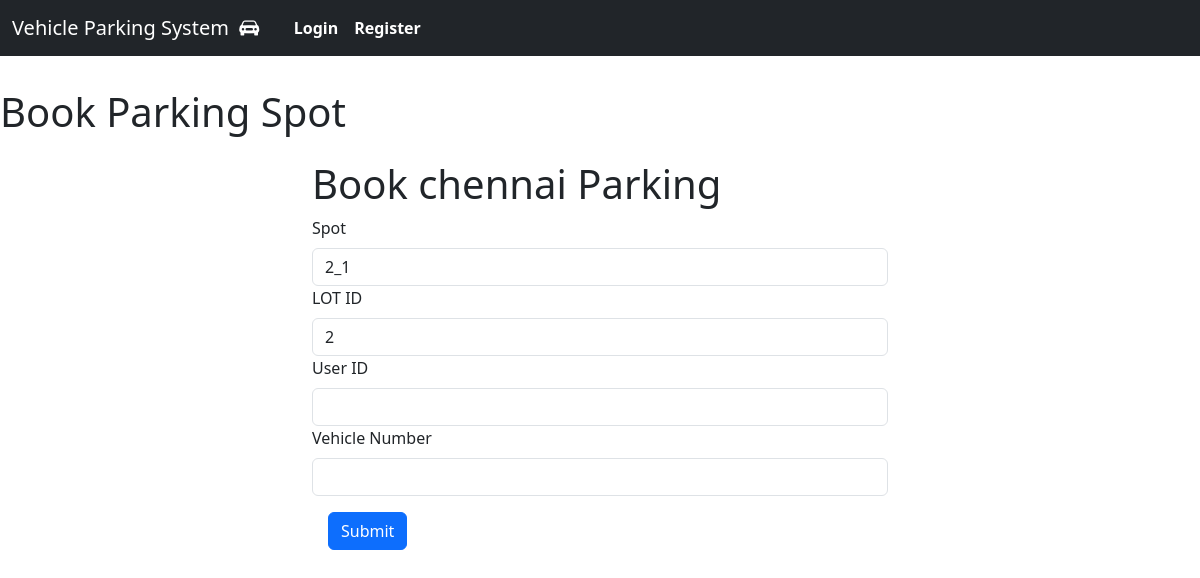
Page /book_parking/2 on the earlier database version.
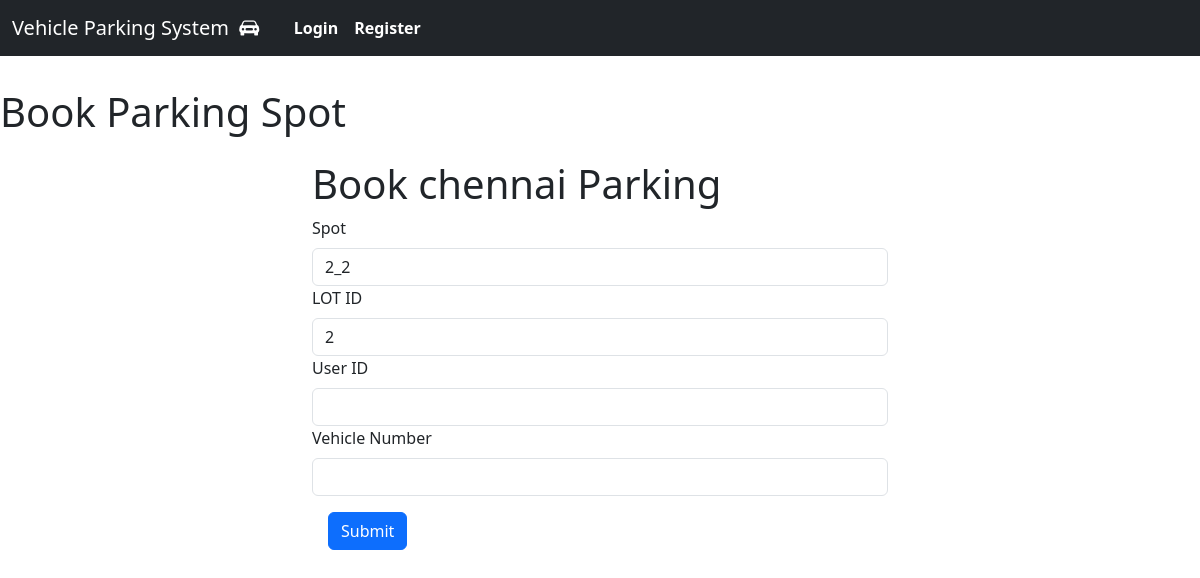
Same page on the later database version.
### controllers/models.py (models this page shows)
class ParkingSpot(db.Model):
    id = db.Column(db.Integer, primary_key=True, autoincrement=True)
    lot_id = db.Column(db.Integer, db.ForeignKey('parking_lot.id'), nullable=False)
    status = db.Column(db.String(1), nullable=False, default='A')
    spot = db.Column(db.String, nullable=False)

### controllers/general_routes.py (the view, shortened to what this page needs)
@app.route('/book_parking/<int:parking_lot_id>', methods=['GET', 'POST'])
def book_parking(parking_lot_id):
    parking_lot = ParkingLot.query.get_or_404(parking_lot_id)
    spot = ParkingSpot.query.filter_by(lot_id=parking_lot.id, status='A').first()
    if not spot:
        flash('No available parking spots in this lot.', 'error')
        return redirect(url_for('user_search_parking'))
    if not parking_lot:
        flash('Parking lot not found.', 'error')
        return redirect(url_for('user_search_parking'))
    return render_template('book_parking.html', parking_lot=parking_lot, spot=spot)

### templates/book_parking.html (shortened to what this page needs)
<!DOCTYPE html>
<html lang="en">
<head>
</head>
{% include 'index.html' %}
<body>
    <h1>Book Parking Spot</h1>
    {% block content %}
    <div class="container-fluid">
        <div class="row justify-content-center">
            <div class="col-6 m-3">
                <h1>Book {{ parking_lot.location }} Parking</h1>
                <form method="post" action="/book_parking/{{ parking_lot.id }}">
                    <div class="mb-1.5">
                        <label for="spot" class="form-label">Spot</label>
                        <input type="text" class="form-control" id="spot" name="spot" value="{{ spot.spot }}" required>
                    </div>
                    <div class="mb-1.5">
                        <label for="lot_id" class="form-label">LOT ID</label>
                        <input type="text" class="form-control" id="lot_id" name="lot_id" value="{{ parking_lot.id }}" required>
                    </div>
                    <div class="mb-1.5">
                        <label for="user_id" class="form-label">User ID</label>
                        <input type="text" class="form-control" id="user_id" name="user_id" value="{{ session['user_id'] }}" required>
                    </div>
                    <div class="mb-1.5">
                        <label for="vehicle_number" class="form-label">Vehicle Number</label>
                        <input type="text" class="form-control" id="vehicle_number" name="vehicle_number" required>
                    </div>
                    <button type="submit" class="btn btn-primary m-3">Submit</button>
                </form>
            </div>
        </div>
    </div>
    {%endblock%}
</body>
</html>

Differences in the rows shown:
no longer on this page (row edited): ParkingSpot: spot "2_1"
now on this page (row unchanged): ParkingSpot: spot "2_2"
